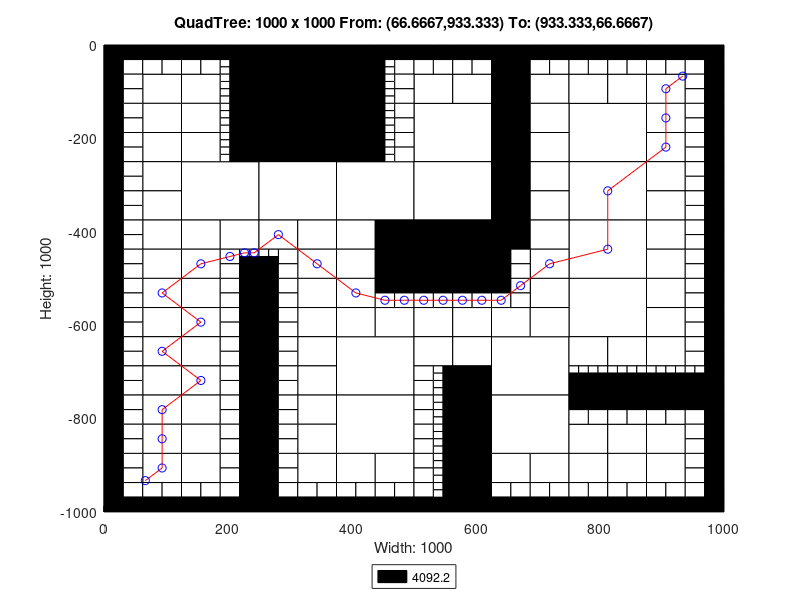

MATLAB code to generate this figure:
axis([0 1000 -1000 0]);
title('QuadTree: 1000 x 1000 From: (66.6667,933.333) To: (933.333,66.6667)');
xlabel('Width: 1000');
ylabel('Height: 1000');
rectangle('Position',[250 -125 125 125], 'FaceColor',[0 0 0]);
rectangle('Position',[250 -250 125 125], 'FaceColor',[0 0 0]);
rectangle('Position',[125 -375 125 125], 'FaceColor',[1 1 1]);
rectangle('Position',[250 -375 125 125], 'FaceColor',[1 1 1]);
rectangle('Position',[375 -375 125 125], 'FaceColor',[1 1 1]);
rectangle('Position',[500 -250 125 125], 'FaceColor',[1 1 1]);
rectangle('Position',[750 -250 125 125], 'FaceColor',[1 1 1]);
rectangle('Position',[500 -375 125 125], 'FaceColor',[1 1 1]);
rectangle('Position',[500 -500 125 125], 'FaceColor',[0 0 0]);
rectangle('Position',[750 -375 125 125], 'FaceColor',[1 1 1]);
rectangle('Position',[750 -500 125 125], 'FaceColor',[1 1 1]);
rectangle('Position',[375 -750 125 125], 'FaceColor',[1 1 1]);
rectangle('Position',[375 -875 125 125], 'FaceColor',[1 1 1]);
rectangle('Position',[625 -750 125 125], 'FaceColor',[1 1 1]);
rectangle('Position',[750 -625 125 125], 'FaceColor',[1 1 1]);
rectangle('Position',[625 -875 125 125], 'FaceColor',[1 1 1]);
rectangle('Position',[62.5 -125 62.5 62.5], 'FaceColor',[1 1 1]);
rectangle('Position',[125 -125 62.5 62.5], 'FaceColor',[1 1 1]);
rectangle('Position',[62.5 -187.5 62.5 62.5], 'FaceColor',[1 1 1]);
rectangle('Position',[62.5 -250 62.5 62.5], 'FaceColor',[1 1 1]);
rectangle('Position',[125 -187.5 62.5 62.5], 'FaceColor',[1 1 1]);
rectangle('Position',[125 -250 62.5 62.5], 'FaceColor',[1 1 1]);
rectangle('Position',[375 -62.5 62.5 62.5], 'FaceColor',[0 0 0]);
rectangle('Position',[375 -125 62.5 62.5], 'FaceColor',[0 0 0]);
rectangle('Position',[375 -187.5 62.5 62.5], 'FaceColor',[0 0 0]);
rectangle('Position',[375 -250 62.5 62.5], 'FaceColor',[0 0 0]);
rectangle('Position',[62.5 -312.5 62.5 62.5], 'FaceColor',[1 1 1]);
rectangle('Position',[62.5 -375 62.5 62.5], 'FaceColor',[1 1 1]);
rectangle('Position',[62.5 -437.5 62.5 62.5], 'FaceColor',[1 1 1]);
rectangle('Position',[62.5 -500 62.5 62.5], 'FaceColor',[1 1 1]);
rectangle('Position',[125 -437.5 62.5 62.5], 'FaceColor',[1 1 1]);
rectangle('Position',[187.5 -437.5 62.5 62.5], 'FaceColor',[1 1 1]);
rectangle('Position',[125 -500 62.5 62.5], 'FaceColor',[1 1 1]);
rectangle('Position',[250 -437.5 62.5 62.5], 'FaceColor',[1 1 1]);
rectangle('Position',[312.5 -437.5 62.5 62.5], 'FaceColor',[1 1 1]);
rectangle('Position',[312.5 -500 62.5 62.5], 'FaceColor',[1 1 1]);
rectangle('Position',[375 -437.5 62.5 62.5], 'FaceColor',[1 1 1]);
rectangle('Position',[437.5 -437.5 62.5 62.5], 'FaceColor',[0 0 0]);
rectangle('Position',[375 -500 62.5 62.5], 'FaceColor',[1 1 1]);
rectangle('Position',[437.5 -500 62.5 62.5], 'FaceColor',[0 0 0]);
rectangle('Position',[500 -125 62.5 62.5], 'FaceColor',[1 1 1]);
rectangle('Position',[562.5 -125 62.5 62.5], 'FaceColor',[1 1 1]);
rectangle('Position',[625 -62.5 62.5 62.5], 'FaceColor',[0 0 0]);
rectangle('Position',[625 -125 62.5 62.5], 'FaceColor',[0 0 0]);
rectangle('Position',[687.5 -125 62.5 62.5], 'FaceColor',[1 1 1]);
rectangle('Position',[625 -187.5 62.5 62.5], 'FaceColor',[0 0 0]);
rectangle('Position',[687.5 -187.5 62.5 62.5], 'FaceColor',[1 1 1]);
rectangle('Position',[625 -250 62.5 62.5], 'FaceColor',[0 0 0]);
rectangle('Position',[687.5 -250 62.5 62.5], 'FaceColor',[1 1 1]);
rectangle('Position',[750 -125 62.5 62.5], 'FaceColor',[1 1 1]);
rectangle('Position',[812.5 -125 62.5 62.5], 'FaceColor',[1 1 1]);
rectangle('Position',[875 -125 62.5 62.5], 'FaceColor',[1 1 1]);
rectangle('Position',[875 -187.5 62.5 62.5], 'FaceColor',[1 1 1]);
rectangle('Position',[875 -250 62.5 62.5], 'FaceColor',[1 1 1]);
rectangle('Position',[625 -312.5 62.5 62.5], 'FaceColor',[0 0 0]);
rectangle('Position',[687.5 -312.5 62.5 62.5], 'FaceColor',[1 1 1]);
rectangle('Position',[625 -375 62.5 62.5], 'FaceColor',[0 0 0]);
rectangle('Position',[687.5 -375 62.5 62.5], 'FaceColor',[1 1 1]);
rectangle('Position',[625 -437.5 62.5 62.5], 'FaceColor',[0 0 0]);
rectangle('Position',[687.5 -437.5 62.5 62.5], 'FaceColor',[1 1 1]);
rectangle('Position',[687.5 -500 62.5 62.5], 'FaceColor',[1 1 1]);
rectangle('Position',[875 -312.5 62.5 62.5], 'FaceColor',[1 1 1]);
rectangle('Position',[875 -375 62.5 62.5], 'FaceColor',[1 1 1]);
rectangle('Position',[875 -437.5 62.5 62.5], 'FaceColor',[1 1 1]);
rectangle('Position',[875 -500 62.5 62.5], 'FaceColor',[1 1 1]);
rectangle('Position',[62.5 -562.5 62.5 62.5], 'FaceColor',[1 1 1]);
rectangle('Position',[62.5 -625 62.5 62.5], 'FaceColor',[1 1 1]);
rectangle('Position',[125 -562.5 62.5 62.5], 'FaceColor',[1 1 1]);
rectangle('Position',[125 -625 62.5 62.5], 'FaceColor',[1 1 1]);
rectangle('Position',[62.5 -687.5 62.5 62.5], 'FaceColor',[1 1 1]);
rectangle('Position',[62.5 -750 62.5 62.5], 'FaceColor',[1 1 1]);
rectangle('Position',[125 -687.5 62.5 62.5], 'FaceColor',[1 1 1]);
rectangle('Position',[125 -750 62.5 62.5], 'FaceColor',[1 1 1]);
rectangle('Position',[312.5 -562.5 62.5 62.5], 'FaceColor',[1 1 1]);
rectangle('Position',[312.5 -625 62.5 62.5], 'FaceColor',[1 1 1]);
rectangle('Position',[375 -562.5 62.5 62.5], 'FaceColor',[1 1 1]);
rectangle('Position',[375 -625 62.5 62.5], 'FaceColor',[1 1 1]);
rectangle('Position',[437.5 -625 62.5 62.5], 'FaceColor',[1 1 1]);
rectangle('Position',[312.5 -687.5 62.5 62.5], 'FaceColor',[1 1 1]);
rectangle('Position',[312.5 -750 62.5 62.5], 'FaceColor',[1 1 1]);
rectangle('Position',[62.5 -812.5 62.5 62.5], 'FaceColor',[1 1 1]);
rectangle('Position',[62.5 -875 62.5 62.5], 'FaceColor',[1 1 1]);
rectangle('Position',[125 -812.5 62.5 62.5], 'FaceColor',[1 1 1]);
rectangle('Position',[125 -875 62.5 62.5], 'FaceColor',[1 1 1]);
rectangle('Position',[62.5 -937.5 62.5 62.5], 'FaceColor',[1 1 1]);
rectangle('Position',[125 -937.5 62.5 62.5], 'FaceColor',[1 1 1]);
rectangle('Position',[312.5 -812.5 62.5 62.5], 'FaceColor',[1 1 1]);
rectangle('Position',[312.5 -875 62.5 62.5], 'FaceColor',[1 1 1]);
rectangle('Position',[312.5 -937.5 62.5 62.5], 'FaceColor',[1 1 1]);
rectangle('Position',[375 -937.5 62.5 62.5], 'FaceColor',[1 1 1]);
rectangle('Position',[437.5 -937.5 62.5 62.5], 'FaceColor',[1 1 1]);
rectangle('Position',[500 -625 62.5 62.5], 'FaceColor',[1 1 1]);
rectangle('Position',[562.5 -625 62.5 62.5], 'FaceColor',[1 1 1]);
rectangle('Position',[687.5 -562.5 62.5 62.5], 'FaceColor',[1 1 1]);
rectangle('Position',[625 -625 62.5 62.5], 'FaceColor',[1 1 1]);
rectangle('Position',[687.5 -625 62.5 62.5], 'FaceColor',[1 1 1]);
rectangle('Position',[500 -687.5 62.5 62.5], 'FaceColor',[1 1 1]);
rectangle('Position',[562.5 -687.5 62.5 62.5], 'FaceColor',[1 1 1]);
rectangle('Position',[562.5 -750 62.5 62.5], 'FaceColor',[0 0 0]);
rectangle('Position',[875 -562.5 62.5 62.5], 'FaceColor',[1 1 1]);
rectangle('Position',[875 -625 62.5 62.5], 'FaceColor',[1 1 1]);
rectangle('Position',[750 -687.5 62.5 62.5], 'FaceColor',[1 1 1]);
rectangle('Position',[812.5 -687.5 62.5 62.5], 'FaceColor',[1 1 1]);
rectangle('Position',[875 -687.5 62.5 62.5], 'FaceColor',[1 1 1]);
rectangle('Position',[562.5 -812.5 62.5 62.5], 'FaceColor',[0 0 0]);
rectangle('Position',[562.5 -875 62.5 62.5], 'FaceColor',[0 0 0]);
rectangle('Position',[562.5 -937.5 62.5 62.5], 'FaceColor',[0 0 0]);
rectangle('Position',[562.5 -1000 62.5 62.5], 'FaceColor',[0 0 0]);
rectangle('Position',[625 -937.5 62.5 62.5], 'FaceColor',[1 1 1]);
rectangle('Position',[687.5 -937.5 62.5 62.5], 'FaceColor',[1 1 1]);
rectangle('Position',[750 -875 62.5 62.5], 'FaceColor',[1 1 1]);
rectangle('Position',[812.5 -875 62.5 62.5], 'FaceColor',[1 1 1]);
rectangle('Position',[875 -875 62.5 62.5], 'FaceColor',[1 1 1]);
rectangle('Position',[750 -937.5 62.5 62.5], 'FaceColor',[1 1 1]);
rectangle('Position',[812.5 -937.5 62.5 62.5], 'FaceColor',[1 1 1]);
rectangle('Position',[875 -937.5 62.5 62.5], 'FaceColor',[1 1 1]);
rectangle('Position',[0 -31.25 31.25 31.25], 'FaceColor',[0 0 0]);
rectangle('Position',[31.25 -31.25 31.25 31.25], 'FaceColor',[0 0 0]);
rectangle('Position',[0 -62.5 31.25 31.25], 'FaceColor',[0 0 0]);
rectangle('Position',[31.25 -62.5 31.25 31.25], 'FaceColor',[1 1 1]);
rectangle('Position',[62.5 -31.25 31.25 31.25], 'FaceColor',[0 0 0]);
rectangle('Position',[93.75 -31.25 31.25 31.25], 'FaceColor',[0 0 0]);
rectangle('Position',[62.5 -62.5 31.25 31.25], 'FaceColor',[1 1 1]);
rectangle('Position',[93.75 -62.5 31.25 31.25], 'FaceColor',[1 1 1]);
rectangle('Position',[0 -93.75 31.25 31.25], 'FaceColor',[0 0 0]);
rectangle('Position',[31.25 -93.75 31.25 31.25], 'FaceColor',[1 1 1]);
rectangle('Position',[0 -125 31.25 31.25], 'FaceColor',[0 0 0]);
rectangle('Position',[31.25 -125 31.25 31.25], 'FaceColor',[1 1 1]);
rectangle('Position',[125 -31.25 31.25 31.25], 'FaceColor',[0 0 0]);
rectangle('Position',[156.25 -31.25 31.25 31.25], 'FaceColor',[0 0 0]);
rectangle('Position',[125 -62.5 31.25 31.25], 'FaceColor',[1 1 1]);
rectangle('Position',[156.25 -62.5 31.25 31.25], 'FaceColor',[1 1 1]);
rectangle('Position',[187.5 -31.25 31.25 31.25], 'FaceColor',[0 0 0]);
rectangle('Position',[218.75 -31.25 31.25 31.25], 'FaceColor',[0 0 0]);
rectangle('Position',[218.75 -62.5 31.25 31.25], 'FaceColor',[0 0 0]);
rectangle('Position',[218.75 -93.75 31.25 31.25], 'FaceColor',[0 0 0]);
rectangle('Position',[218.75 -125 31.25 31.25], 'FaceColor',[0 0 0]);
rectangle('Position',[0 -156.25 31.25 31.25], 'FaceColor',[0 0 0]);
rectangle('Position',[31.25 -156.25 31.25 31.25], 'FaceColor',[1 1 1]);
rectangle('Position',[0 -187.5 31.25 31.25], 'FaceColor',[0 0 0]);
rectangle('Position',[31.25 -187.5 31.25 31.25], 'FaceColor',[1 1 1]);
rectangle('Position',[0 -218.75 31.25 31.25], 'FaceColor',[0 0 0]);
rectangle('Position',[31.25 -218.75 31.25 31.25], 'FaceColor',[1 1 1]);
rectangle('Position',[0 -250 31.25 31.25], 'FaceColor',[0 0 0]);
rectangle('Position',[31.25 -250 31.25 31.25], 'FaceColor',[1 1 1]);
rectangle('Position',[218.75 -156.25 31.25 31.25], 'FaceColor',[0 0 0]);
rectangle('Position',[218.75 -187.5 31.25 31.25], 'FaceColor',[0 0 0]);
rectangle('Position',[218.75 -218.75 31.25 31.25], 'FaceColor',[0 0 0]);
rectangle('Position',[218.75 -250 31.25 31.25], 'FaceColor',[0 0 0]);
rectangle('Position',[437.5 -31.25 31.25 31.25], 'FaceColor',[0 0 0]);
rectangle('Position',[468.75 -31.25 31.25 31.25], 'FaceColor',[0 0 0]);
rectangle('Position',[468.75 -62.5 31.25 31.25], 'FaceColor',[1 1 1]);
rectangle('Position',[468.75 -93.75 31.25 31.25], 'FaceColor',[1 1 1]);
rectangle('Position',[468.75 -125 31.25 31.25], 'FaceColor',[1 1 1]);
rectangle('Position',[468.75 -156.25 31.25 31.25], 'FaceColor',[1 1 1]);
rectangle('Position',[468.75 -187.5 31.25 31.25], 'FaceColor',[1 1 1]);
rectangle('Position',[468.75 -218.75 31.25 31.25], 'FaceColor',[1 1 1]);
rectangle('Position',[468.75 -250 31.25 31.25], 'FaceColor',[1 1 1]);
rectangle('Position',[0 -281.25 31.25 31.25], 'FaceColor',[0 0 0]);
rectangle('Position',[31.25 -281.25 31.25 31.25], 'FaceColor',[1 1 1]);
rectangle('Position',[0 -312.5 31.25 31.25], 'FaceColor',[0 0 0]);
rectangle('Position',[31.25 -312.5 31.25 31.25], 'FaceColor',[1 1 1]);
rectangle('Position',[0 -343.75 31.25 31.25], 'FaceColor',[0 0 0]);
rectangle('Position',[31.25 -343.75 31.25 31.25], 'FaceColor',[1 1 1]);
rectangle('Position',[0 -375 31.25 31.25], 'FaceColor',[0 0 0]);
rectangle('Position',[31.25 -375 31.25 31.25], 'FaceColor',[1 1 1]);
rectangle('Position',[0 -406.25 31.25 31.25], 'FaceColor',[0 0 0]);
rectangle('Position',[31.25 -406.25 31.25 31.25], 'FaceColor',[1 1 1]);
rectangle('Position',[0 -437.5 31.25 31.25], 'FaceColor',[0 0 0]);
rectangle('Position',[31.25 -437.5 31.25 31.25], 'FaceColor',[1 1 1]);
rectangle('Position',[0 -468.75 31.25 31.25], 'FaceColor',[0 0 0]);
rectangle('Position',[31.25 -468.75 31.25 31.25], 'FaceColor',[1 1 1]);
rectangle('Position',[0 -500 31.25 31.25], 'FaceColor',[0 0 0]);
rectangle('Position',[31.25 -500 31.25 31.25], 'FaceColor',[1 1 1]);
rectangle('Position',[187.5 -468.75 31.25 31.25], 'FaceColor',[1 1 1]);
rectangle('Position',[187.5 -500 31.25 31.25], 'FaceColor',[1 1 1]);
rectangle('Position',[218.75 -500 31.25 31.25], 'FaceColor',[0 0 0]);
rectangle('Position',[281.25 -468.75 31.25 31.25], 'FaceColor',[1 1 1]);
rectangle('Position',[250 -500 31.25 31.25], 'FaceColor',[0 0 0]);
rectangle('Position',[281.25 -500 31.25 31.25], 'FaceColor',[1 1 1]);
rectangle('Position',[500 -31.25 31.25 31.25], 'FaceColor',[0 0 0]);
rectangle('Position',[531.25 -31.25 31.25 31.25], 'FaceColor',[0 0 0]);
rectangle('Position',[500 -62.5 31.25 31.25], 'FaceColor',[1 1 1]);
rectangle('Position',[531.25 -62.5 31.25 31.25], 'FaceColor',[1 1 1]);
rectangle('Position',[562.5 -31.25 31.25 31.25], 'FaceColor',[0 0 0]);
rectangle('Position',[593.75 -31.25 31.25 31.25], 'FaceColor',[0 0 0]);
rectangle('Position',[562.5 -62.5 31.25 31.25], 'FaceColor',[1 1 1]);
rectangle('Position',[593.75 -62.5 31.25 31.25], 'FaceColor',[1 1 1]);
rectangle('Position',[687.5 -31.25 31.25 31.25], 'FaceColor',[0 0 0]);
rectangle('Position',[718.75 -31.25 31.25 31.25], 'FaceColor',[0 0 0]);
rectangle('Position',[687.5 -62.5 31.25 31.25], 'FaceColor',[1 1 1]);
rectangle('Position',[718.75 -62.5 31.25 31.25], 'FaceColor',[1 1 1]);
rectangle('Position',[750 -31.25 31.25 31.25], 'FaceColor',[0 0 0]);
rectangle('Position',[781.25 -31.25 31.25 31.25], 'FaceColor',[0 0 0]);
rectangle('Position',[750 -62.5 31.25 31.25], 'FaceColor',[1 1 1]);
rectangle('Position',[781.25 -62.5 31.25 31.25], 'FaceColor',[1 1 1]);
rectangle('Position',[812.5 -31.25 31.25 31.25], 'FaceColor',[0 0 0]);
rectangle('Position',[843.75 -31.25 31.25 31.25], 'FaceColor',[0 0 0]);
rectangle('Position',[812.5 -62.5 31.25 31.25], 'FaceColor',[1 1 1]);
rectangle('Position',[843.75 -62.5 31.25 31.25], 'FaceColor',[1 1 1]);
rectangle('Position',[875 -31.25 31.25 31.25], 'FaceColor',[0 0 0]);
rectangle('Position',[906.25 -31.25 31.25 31.25], 'FaceColor',[0 0 0]);
rectangle('Position',[875 -62.5 31.25 31.25], 'FaceColor',[1 1 1]);
rectangle('Position',[906.25 -62.5 31.25 31.25], 'FaceColor',[1 1 1]);
rectangle('Position',[937.5 -31.25 31.25 31.25], 'FaceColor',[0 0 0]);
rectangle('Position',[968.75 -31.25 31.25 31.25], 'FaceColor',[0 0 0]);
rectangle('Position',[937.5 -62.5 31.25 31.25], 'FaceColor',[1 1 1]);
rectangle('Position',[968.75 -62.5 31.25 31.25], 'FaceColor',[0 0 0]);
rectangle('Position',[937.5 -93.75 31.25 31.25], 'FaceColor',[1 1 1]);
rectangle('Position',[968.75 -93.75 31.25 31.25], 'FaceColor',[0 0 0]);
rectangle('Position',[937.5 -125 31.25 31.25], 'FaceColor',[1 1 1]);
rectangle('Position',[968.75 -125 31.25 31.25], 'FaceColor',[0 0 0]);
rectangle('Position',[937.5 -156.25 31.25 31.25], 'FaceColor',[1 1 1]);
rectangle('Position',[968.75 -156.25 31.25 31.25], 'FaceColor',[0 0 0]);
rectangle('Position',[937.5 -187.5 31.25 31.25], 'FaceColor',[1 1 1]);
rectangle('Position',[968.75 -187.5 31.25 31.25], 'FaceColor',[0 0 0]);
rectangle('Position',[937.5 -218.75 31.25 31.25], 'FaceColor',[1 1 1]);
rectangle('Position',[968.75 -218.75 31.25 31.25], 'FaceColor',[0 0 0]);
rectangle('Position',[937.5 -250 31.25 31.25], 'FaceColor',[1 1 1]);
rectangle('Position',[968.75 -250 31.25 31.25], 'FaceColor',[0 0 0]);
rectangle('Position',[625 -468.75 31.25 31.25], 'FaceColor',[0 0 0]);
rectangle('Position',[656.25 -468.75 31.25 31.25], 'FaceColor',[1 1 1]);
rectangle('Position',[625 -500 31.25 31.25], 'FaceColor',[0 0 0]);
rectangle('Position',[656.25 -500 31.25 31.25], 'FaceColor',[1 1 1]);
rectangle('Position',[937.5 -281.25 31.25 31.25], 'FaceColor',[1 1 1]);
rectangle('Position',[968.75 -281.25 31.25 31.25], 'FaceColor',[0 0 0]);
rectangle('Position',[937.5 -312.5 31.25 31.25], 'FaceColor',[1 1 1]);
rectangle('Position',[968.75 -312.5 31.25 31.25], 'FaceColor',[0 0 0]);
rectangle('Position',[937.5 -343.75 31.25 31.25], 'FaceColor',[1 1 1]);
rectangle('Position',[968.75 -343.75 31.25 31.25], 'FaceColor',[0 0 0]);
rectangle('Position',[937.5 -375 31.25 31.25], 'FaceColor',[1 1 1]);
rectangle('Position',[968.75 -375 31.25 31.25], 'FaceColor',[0 0 0]);
rectangle('Position',[937.5 -406.25 31.25 31.25], 'FaceColor',[1 1 1]);
rectangle('Position',[968.75 -406.25 31.25 31.25], 'FaceColor',[0 0 0]);
rectangle('Position',[937.5 -437.5 31.25 31.25], 'FaceColor',[1 1 1]);
rectangle('Position',[968.75 -437.5 31.25 31.25], 'FaceColor',[0 0 0]);
rectangle('Position',[937.5 -468.75 31.25 31.25], 'FaceColor',[1 1 1]);
rectangle('Position',[968.75 -468.75 31.25 31.25], 'FaceColor',[0 0 0]);
rectangle('Position',[937.5 -500 31.25 31.25], 'FaceColor',[1 1 1]);
rectangle('Position',[968.75 -500 31.25 31.25], 'FaceColor',[0 0 0]);
rectangle('Position',[0 -531.25 31.25 31.25], 'FaceColor',[0 0 0]);
rectangle('Position',[31.25 -531.25 31.25 31.25], 'FaceColor',[1 1 1]);
rectangle('Position',[0 -562.5 31.25 31.25], 'FaceColor',[0 0 0]);
rectangle('Position',[31.25 -562.5 31.25 31.25], 'FaceColor',[1 1 1]);
rectangle('Position',[0 -593.75 31.25 31.25], 'FaceColor',[0 0 0]);
rectangle('Position',[31.25 -593.75 31.25 31.25], 'FaceColor',[1 1 1]);
rectangle('Position',[0 -625 31.25 31.25], 'FaceColor',[0 0 0]);
rectangle('Position',[31.25 -625 31.25 31.25], 'FaceColor',[1 1 1]);
rectangle('Position',[187.5 -531.25 31.25 31.25], 'FaceColor',[1 1 1]);
rectangle('Position',[218.75 -531.25 31.25 31.25], 'FaceColor',[0 0 0]);
rectangle('Position',[187.5 -562.5 31.25 31.25], 'FaceColor',[1 1 1]);
rectangle('Position',[218.75 -562.5 31.25 31.25], 'FaceColor',[0 0 0]);
rectangle('Position',[187.5 -593.75 31.25 31.25], 'FaceColor',[1 1 1]);
rectangle('Position',[218.75 -593.75 31.25 31.25], 'FaceColor',[0 0 0]);
rectangle('Position',[187.5 -625 31.25 31.25], 'FaceColor',[1 1 1]);
rectangle('Position',[218.75 -625 31.25 31.25], 'FaceColor',[0 0 0]);
rectangle('Position',[0 -656.25 31.25 31.25], 'FaceColor',[0 0 0]);
rectangle('Position',[31.25 -656.25 31.25 31.25], 'FaceColor',[1 1 1]);
rectangle('Position',[0 -687.5 31.25 31.25], 'FaceColor',[0 0 0]);
rectangle('Position',[31.25 -687.5 31.25 31.25], 'FaceColor',[1 1 1]);
rectangle('Position',[0 -718.75 31.25 31.25], 'FaceColor',[0 0 0]);
rectangle('Position',[31.25 -718.75 31.25 31.25], 'FaceColor',[1 1 1]);
rectangle('Position',[0 -750 31.25 31.25], 'FaceColor',[0 0 0]);
rectangle('Position',[31.25 -750 31.25 31.25], 'FaceColor',[1 1 1]);
rectangle('Position',[187.5 -656.25 31.25 31.25], 'FaceColor',[1 1 1]);
rectangle('Position',[218.75 -656.25 31.25 31.25], 'FaceColor',[0 0 0]);
rectangle('Position',[187.5 -687.5 31.25 31.25], 'FaceColor',[1 1 1]);
rectangle('Position',[218.75 -687.5 31.25 31.25], 'FaceColor',[0 0 0]);
rectangle('Position',[187.5 -718.75 31.25 31.25], 'FaceColor',[1 1 1]);
rectangle('Position',[218.75 -718.75 31.25 31.25], 'FaceColor',[0 0 0]);
rectangle('Position',[187.5 -750 31.25 31.25], 'FaceColor',[1 1 1]);
rectangle('Position',[218.75 -750 31.25 31.25], 'FaceColor',[0 0 0]);
rectangle('Position',[250 -531.25 31.25 31.25], 'FaceColor',[0 0 0]);
rectangle('Position',[281.25 -531.25 31.25 31.25], 'FaceColor',[1 1 1]);
rectangle('Position',[250 -562.5 31.25 31.25], 'FaceColor',[0 0 0]);
rectangle('Position',[281.25 -562.5 31.25 31.25], 'FaceColor',[1 1 1]);
rectangle('Position',[250 -593.75 31.25 31.25], 'FaceColor',[0 0 0]);
rectangle('Position',[281.25 -593.75 31.25 31.25], 'FaceColor',[1 1 1]);
rectangle('Position',[250 -625 31.25 31.25], 'FaceColor',[0 0 0]);
rectangle('Position',[281.25 -625 31.25 31.25], 'FaceColor',[1 1 1]);
rectangle('Position',[437.5 -531.25 31.25 31.25], 'FaceColor',[0 0 0]);
rectangle('Position',[468.75 -531.25 31.25 31.25], 'FaceColor',[0 0 0]);
rectangle('Position',[437.5 -562.5 31.25 31.25], 'FaceColor',[1 1 1]);
rectangle('Position',[468.75 -562.5 31.25 31.25], 'FaceColor',[1 1 1]);
rectangle('Position',[250 -656.25 31.25 31.25], 'FaceColor',[0 0 0]);
rectangle('Position',[281.25 -656.25 31.25 31.25], 'FaceColor',[1 1 1]);
rectangle('Position',[250 -687.5 31.25 31.25], 'FaceColor',[0 0 0]);
rectangle('Position',[281.25 -687.5 31.25 31.25], 'FaceColor',[1 1 1]);
rectangle('Position',[250 -718.75 31.25 31.25], 'FaceColor',[0 0 0]);
rectangle('Position',[281.25 -718.75 31.25 31.25], 'FaceColor',[1 1 1]);
rectangle('Position',[250 -750 31.25 31.25], 'FaceColor',[0 0 0]);
rectangle('Position',[281.25 -750 31.25 31.25], 'FaceColor',[1 1 1]);
rectangle('Position',[0 -781.25 31.25 31.25], 'FaceColor',[0 0 0]);
rectangle('Position',[31.25 -781.25 31.25 31.25], 'FaceColor',[1 1 1]);
rectangle('Position',[0 -812.5 31.25 31.25], 'FaceColor',[0 0 0]);
rectangle('Position',[31.25 -812.5 31.25 31.25], 'FaceColor',[1 1 1]);
rectangle('Position',[0 -843.75 31.25 31.25], 'FaceColor',[0 0 0]);
rectangle('Position',[31.25 -843.75 31.25 31.25], 'FaceColor',[1 1 1]);
rectangle('Position',[0 -875 31.25 31.25], 'FaceColor',[0 0 0]);
rectangle('Position',[31.25 -875 31.25 31.25], 'FaceColor',[1 1 1]);
rectangle('Position',[187.5 -781.25 31.25 31.25], 'FaceColor',[1 1 1]);
rectangle('Position',[218.75 -781.25 31.25 31.25], 'FaceColor',[0 0 0]);
rectangle('Position',[187.5 -812.5 31.25 31.25], 'FaceColor',[1 1 1]);
rectangle('Position',[218.75 -812.5 31.25 31.25], 'FaceColor',[0 0 0]);
rectangle('Position',[187.5 -843.75 31.25 31.25], 'FaceColor',[1 1 1]);
rectangle('Position',[218.75 -843.75 31.25 31.25], 'FaceColor',[0 0 0]);
rectangle('Position',[187.5 -875 31.25 31.25], 'FaceColor',[1 1 1]);
rectangle('Position',[218.75 -875 31.25 31.25], 'FaceColor',[0 0 0]);
rectangle('Position',[0 -906.25 31.25 31.25], 'FaceColor',[0 0 0]);
rectangle('Position',[31.25 -906.25 31.25 31.25], 'FaceColor',[1 1 1]);
rectangle('Position',[0 -937.5 31.25 31.25], 'FaceColor',[0 0 0]);
rectangle('Position',[31.25 -937.5 31.25 31.25], 'FaceColor',[1 1 1]);
rectangle('Position',[0 -968.75 31.25 31.25], 'FaceColor',[0 0 0]);
rectangle('Position',[31.25 -968.75 31.25 31.25], 'FaceColor',[1 1 1]);
rectangle('Position',[0 -1000 31.25 31.25], 'FaceColor',[0 0 0]);
rectangle('Position',[31.25 -1000 31.25 31.25], 'FaceColor',[0 0 0]);
rectangle('Position',[62.5 -968.75 31.25 31.25], 'FaceColor',[1 1 1]);
rectangle('Position',[93.75 -968.75 31.25 31.25], 'FaceColor',[1 1 1]);
rectangle('Position',[62.5 -1000 31.25 31.25], 'FaceColor',[0 0 0]);
rectangle('Position',[93.75 -1000 31.25 31.25], 'FaceColor',[0 0 0]);
rectangle('Position',[187.5 -906.25 31.25 31.25], 'FaceColor',[1 1 1]);
rectangle('Position',[218.75 -906.25 31.25 31.25], 'FaceColor',[0 0 0]);
rectangle('Position',[187.5 -937.5 31.25 31.25], 'FaceColor',[1 1 1]);
rectangle('Position',[218.75 -937.5 31.25 31.25], 'FaceColor',[0 0 0]);
rectangle('Position',[125 -968.75 31.25 31.25], 'FaceColor',[1 1 1]);
rectangle('Position',[156.25 -968.75 31.25 31.25], 'FaceColor',[1 1 1]);
rectangle('Position',[125 -1000 31.25 31.25], 'FaceColor',[0 0 0]);
rectangle('Position',[156.25 -1000 31.25 31.25], 'FaceColor',[0 0 0]);
rectangle('Position',[187.5 -968.75 31.25 31.25], 'FaceColor',[1 1 1]);
rectangle('Position',[218.75 -968.75 31.25 31.25], 'FaceColor',[0 0 0]);
rectangle('Position',[187.5 -1000 31.25 31.25], 'FaceColor',[0 0 0]);
rectangle('Position',[218.75 -1000 31.25 31.25], 'FaceColor',[0 0 0]);
rectangle('Position',[250 -781.25 31.25 31.25], 'FaceColor',[0 0 0]);
rectangle('Position',[281.25 -781.25 31.25 31.25], 'FaceColor',[1 1 1]);
rectangle('Position',[250 -812.5 31.25 31.25], 'FaceColor',[0 0 0]);
rectangle('Position',[281.25 -812.5 31.25 31.25], 'FaceColor',[1 1 1]);
rectangle('Position',[250 -843.75 31.25 31.25], 'FaceColor',[0 0 0]);
rectangle('Position',[281.25 -843.75 31.25 31.25], 'FaceColor',[1 1 1]);
rectangle('Position',[250 -875 31.25 31.25], 'FaceColor',[0 0 0]);
rectangle('Position',[281.25 -875 31.25 31.25], 'FaceColor',[1 1 1]);
rectangle('Position',[250 -906.25 31.25 31.25], 'FaceColor',[0 0 0]);
rectangle('Position',[281.25 -906.25 31.25 31.25], 'FaceColor',[1 1 1]);
rectangle('Position',[250 -937.5 31.25 31.25], 'FaceColor',[0 0 0]);
rectangle('Position',[281.25 -937.5 31.25 31.25], 'FaceColor',[1 1 1]);
rectangle('Position',[250 -968.75 31.25 31.25], 'FaceColor',[0 0 0]);
rectangle('Position',[281.25 -968.75 31.25 31.25], 'FaceColor',[1 1 1]);
rectangle('Position',[250 -1000 31.25 31.25], 'FaceColor',[0 0 0]);
rectangle('Position',[281.25 -1000 31.25 31.25], 'FaceColor',[0 0 0]);
rectangle('Position',[312.5 -968.75 31.25 31.25], 'FaceColor',[1 1 1]);
rectangle('Position',[343.75 -968.75 31.25 31.25], 'FaceColor',[1 1 1]);
rectangle('Position',[312.5 -1000 31.25 31.25], 'FaceColor',[0 0 0]);
rectangle('Position',[343.75 -1000 31.25 31.25], 'FaceColor',[0 0 0]);
rectangle('Position',[375 -968.75 31.25 31.25], 'FaceColor',[1 1 1]);
rectangle('Position',[406.25 -968.75 31.25 31.25], 'FaceColor',[1 1 1]);
rectangle('Position',[375 -1000 31.25 31.25], 'FaceColor',[0 0 0]);
rectangle('Position',[406.25 -1000 31.25 31.25], 'FaceColor',[0 0 0]);
rectangle('Position',[437.5 -968.75 31.25 31.25], 'FaceColor',[1 1 1]);
rectangle('Position',[468.75 -968.75 31.25 31.25], 'FaceColor',[1 1 1]);
rectangle('Position',[437.5 -1000 31.25 31.25], 'FaceColor',[0 0 0]);
rectangle('Position',[468.75 -1000 31.25 31.25], 'FaceColor',[0 0 0]);
rectangle('Position',[500 -531.25 31.25 31.25], 'FaceColor',[0 0 0]);
rectangle('Position',[531.25 -531.25 31.25 31.25], 'FaceColor',[0 0 0]);
rectangle('Position',[500 -562.5 31.25 31.25], 'FaceColor',[1 1 1]);
rectangle('Position',[531.25 -562.5 31.25 31.25], 'FaceColor',[1 1 1]);
rectangle('Position',[562.5 -531.25 31.25 31.25], 'FaceColor',[0 0 0]);
rectangle('Position',[593.75 -531.25 31.25 31.25], 'FaceColor',[0 0 0]);
rectangle('Position',[562.5 -562.5 31.25 31.25], 'FaceColor',[1 1 1]);
rectangle('Position',[593.75 -562.5 31.25 31.25], 'FaceColor',[1 1 1]);
rectangle('Position',[625 -531.25 31.25 31.25], 'FaceColor',[0 0 0]);
rectangle('Position',[656.25 -531.25 31.25 31.25], 'FaceColor',[1 1 1]);
rectangle('Position',[625 -562.5 31.25 31.25], 'FaceColor',[1 1 1]);
rectangle('Position',[656.25 -562.5 31.25 31.25], 'FaceColor',[1 1 1]);
rectangle('Position',[500 -718.75 31.25 31.25], 'FaceColor',[1 1 1]);
rectangle('Position',[500 -750 31.25 31.25], 'FaceColor',[1 1 1]);
rectangle('Position',[937.5 -531.25 31.25 31.25], 'FaceColor',[1 1 1]);
rectangle('Position',[968.75 -531.25 31.25 31.25], 'FaceColor',[0 0 0]);
rectangle('Position',[937.5 -562.5 31.25 31.25], 'FaceColor',[1 1 1]);
rectangle('Position',[968.75 -562.5 31.25 31.25], 'FaceColor',[0 0 0]);
rectangle('Position',[937.5 -593.75 31.25 31.25], 'FaceColor',[1 1 1]);
rectangle('Position',[968.75 -593.75 31.25 31.25], 'FaceColor',[0 0 0]);
rectangle('Position',[937.5 -625 31.25 31.25], 'FaceColor',[1 1 1]);
rectangle('Position',[968.75 -625 31.25 31.25], 'FaceColor',[0 0 0]);
rectangle('Position',[750 -750 31.25 31.25], 'FaceColor',[0 0 0]);
rectangle('Position',[781.25 -750 31.25 31.25], 'FaceColor',[0 0 0]);
rectangle('Position',[812.5 -750 31.25 31.25], 'FaceColor',[0 0 0]);
rectangle('Position',[843.75 -750 31.25 31.25], 'FaceColor',[0 0 0]);
rectangle('Position',[937.5 -656.25 31.25 31.25], 'FaceColor',[1 1 1]);
rectangle('Position',[968.75 -656.25 31.25 31.25], 'FaceColor',[0 0 0]);
rectangle('Position',[937.5 -687.5 31.25 31.25], 'FaceColor',[1 1 1]);
rectangle('Position',[968.75 -687.5 31.25 31.25], 'FaceColor',[0 0 0]);
rectangle('Position',[875 -750 31.25 31.25], 'FaceColor',[0 0 0]);
rectangle('Position',[906.25 -750 31.25 31.25], 'FaceColor',[0 0 0]);
rectangle('Position',[968.75 -718.75 31.25 31.25], 'FaceColor',[0 0 0]);
rectangle('Position',[937.5 -750 31.25 31.25], 'FaceColor',[0 0 0]);
rectangle('Position',[968.75 -750 31.25 31.25], 'FaceColor',[0 0 0]);
rectangle('Position',[500 -781.25 31.25 31.25], 'FaceColor',[1 1 1]);
rectangle('Position',[500 -812.5 31.25 31.25], 'FaceColor',[1 1 1]);
rectangle('Position',[500 -843.75 31.25 31.25], 'FaceColor',[1 1 1]);
rectangle('Position',[500 -875 31.25 31.25], 'FaceColor',[1 1 1]);
rectangle('Position',[500 -906.25 31.25 31.25], 'FaceColor',[1 1 1]);
rectangle('Position',[500 -937.5 31.25 31.25], 'FaceColor',[1 1 1]);
rectangle('Position',[500 -968.75 31.25 31.25], 'FaceColor',[1 1 1]);
rectangle('Position',[500 -1000 31.25 31.25], 'FaceColor',[0 0 0]);
rectangle('Position',[531.25 -1000 31.25 31.25], 'FaceColor',[0 0 0]);
rectangle('Position',[625 -968.75 31.25 31.25], 'FaceColor',[1 1 1]);
rectangle('Position',[656.25 -968.75 31.25 31.25], 'FaceColor',[1 1 1]);
rectangle('Position',[625 -1000 31.25 31.25], 'FaceColor',[0 0 0]);
rectangle('Position',[656.25 -1000 31.25 31.25], 'FaceColor',[0 0 0]);
rectangle('Position',[687.5 -968.75 31.25 31.25], 'FaceColor',[1 1 1]);
rectangle('Position',[718.75 -968.75 31.25 31.25], 'FaceColor',[1 1 1]);
rectangle('Position',[687.5 -1000 31.25 31.25], 'FaceColor',[0 0 0]);
rectangle('Position',[718.75 -1000 31.25 31.25], 'FaceColor',[0 0 0]);
rectangle('Position',[750 -781.25 31.25 31.25], 'FaceColor',[0 0 0]);
rectangle('Position',[781.25 -781.25 31.25 31.25], 'FaceColor',[0 0 0]);
rectangle('Position',[750 -812.5 31.25 31.25], 'FaceColor',[1 1 1]);
rectangle('Position',[781.25 -812.5 31.25 31.25], 'FaceColor',[1 1 1]);
rectangle('Position',[812.5 -781.25 31.25 31.25], 'FaceColor',[0 0 0]);
rectangle('Position',[843.75 -781.25 31.25 31.25], 'FaceColor',[0 0 0]);
rectangle('Position',[812.5 -812.5 31.25 31.25], 'FaceColor',[1 1 1]);
rectangle('Position',[843.75 -812.5 31.25 31.25], 'FaceColor',[1 1 1]);
rectangle('Position',[875 -781.25 31.25 31.25], 'FaceColor',[0 0 0]);
rectangle('Position',[906.25 -781.25 31.25 31.25], 'FaceColor',[0 0 0]);
rectangle('Position',[875 -812.5 31.25 31.25], 'FaceColor',[1 1 1]);
rectangle('Position',[906.25 -812.5 31.25 31.25], 'FaceColor',[1 1 1]);
rectangle('Position',[937.5 -781.25 31.25 31.25], 'FaceColor',[0 0 0]);
rectangle('Position',[968.75 -781.25 31.25 31.25], 'FaceColor',[0 0 0]);
rectangle('Position',[937.5 -812.5 31.25 31.25], 'FaceColor',[1 1 1]);
rectangle('Position',[968.75 -812.5 31.25 31.25], 'FaceColor',[0 0 0]);
rectangle('Position',[937.5 -843.75 31.25 31.25], 'FaceColor',[1 1 1]);
rectangle('Position',[968.75 -843.75 31.25 31.25], 'FaceColor',[0 0 0]);
rectangle('Position',[937.5 -875 31.25 31.25], 'FaceColor',[1 1 1]);
rectangle('Position',[968.75 -875 31.25 31.25], 'FaceColor',[0 0 0]);
rectangle('Position',[750 -968.75 31.25 31.25], 'FaceColor',[1 1 1]);
rectangle('Position',[781.25 -968.75 31.25 31.25], 'FaceColor',[1 1 1]);
rectangle('Position',[750 -1000 31.25 31.25], 'FaceColor',[0 0 0]);
rectangle('Position',[781.25 -1000 31.25 31.25], 'FaceColor',[0 0 0]);
rectangle('Position',[812.5 -968.75 31.25 31.25], 'FaceColor',[1 1 1]);
rectangle('Position',[843.75 -968.75 31.25 31.25], 'FaceColor',[1 1 1]);
rectangle('Position',[812.5 -1000 31.25 31.25], 'FaceColor',[0 0 0]);
rectangle('Position',[843.75 -1000 31.25 31.25], 'FaceColor',[0 0 0]);
rectangle('Position',[937.5 -906.25 31.25 31.25], 'FaceColor',[1 1 1]);
rectangle('Position',[968.75 -906.25 31.25 31.25], 'FaceColor',[0 0 0]);
rectangle('Position',[937.5 -937.5 31.25 31.25], 'FaceColor',[1 1 1]);
rectangle('Position',[968.75 -937.5 31.25 31.25], 'FaceColor',[0 0 0]);
rectangle('Position',[875 -968.75 31.25 31.25], 'FaceColor',[1 1 1]);
rectangle('Position',[906.25 -968.75 31.25 31.25], 'FaceColor',[1 1 1]);
rectangle('Position',[875 -1000 31.25 31.25], 'FaceColor',[0 0 0]);
rectangle('Position',[906.25 -1000 31.25 31.25], 'FaceColor',[0 0 0]);
rectangle('Position',[937.5 -968.75 31.25 31.25], 'FaceColor',[1 1 1]);
rectangle('Position',[968.75 -968.75 31.25 31.25], 'FaceColor',[0 0 0]);
rectangle('Position',[937.5 -1000 31.25 31.25], 'FaceColor',[0 0 0]);
rectangle('Position',[968.75 -1000 31.25 31.25], 'FaceColor',[0 0 0]);
rectangle('Position',[187.5 -46.875 15.625 15.625], 'FaceColor',[1 1 1]);
rectangle('Position',[203.125 -46.875 15.625 15.625], 'FaceColor',[0 0 0]);
rectangle('Position',[187.5 -62.5 15.625 15.625], 'FaceColor',[1 1 1]);
rectangle('Position',[203.125 -62.5 15.625 15.625], 'FaceColor',[0 0 0]);
rectangle('Position',[187.5 -78.125 15.625 15.625], 'FaceColor',[1 1 1]);
rectangle('Position',[203.125 -78.125 15.625 15.625], 'FaceColor',[0 0 0]);
rectangle('Position',[187.5 -93.75 15.625 15.625], 'FaceColor',[1 1 1]);
rectangle('Position',[203.125 -93.75 15.625 15.625], 'FaceColor',[0 0 0]);
rectangle('Position',[187.5 -109.375 15.625 15.625], 'FaceColor',[1 1 1]);
rectangle('Position',[203.125 -109.375 15.625 15.625], 'FaceColor',[0 0 0]);
rectangle('Position',[187.5 -125 15.625 15.625], 'FaceColor',[1 1 1]);
rectangle('Position',[203.125 -125 15.625 15.625], 'FaceColor',[0 0 0]);
rectangle('Position',[187.5 -140.625 15.625 15.625], 'FaceColor',[1 1 1]);
rectangle('Position',[203.125 -140.625 15.625 15.625], 'FaceColor',[0 0 0]);
rectangle('Position',[187.5 -156.25 15.625 15.625], 'FaceColor',[1 1 1]);
rectangle('Position',[203.125 -156.25 15.625 15.625], 'FaceColor',[0 0 0]);
rectangle('Position',[187.5 -171.875 15.625 15.625], 'FaceColor',[1 1 1]);
rectangle('Position',[203.125 -171.875 15.625 15.625], 'FaceColor',[0 0 0]);
rectangle('Position',[187.5 -187.5 15.625 15.625], 'FaceColor',[1 1 1]);
rectangle('Position',[203.125 -187.5 15.625 15.625], 'FaceColor',[0 0 0]);
rectangle('Position',[187.5 -203.125 15.625 15.625], 'FaceColor',[1 1 1]);
rectangle('Position',[203.125 -203.125 15.625 15.625], 'FaceColor',[0 0 0]);
rectangle('Position',[187.5 -218.75 15.625 15.625], 'FaceColor',[1 1 1]);
rectangle('Position',[203.125 -218.75 15.625 15.625], 'FaceColor',[0 0 0]);
rectangle('Position',[187.5 -234.375 15.625 15.625], 'FaceColor',[1 1 1]);
rectangle('Position',[203.125 -234.375 15.625 15.625], 'FaceColor',[0 0 0]);
rectangle('Position',[187.5 -250 15.625 15.625], 'FaceColor',[1 1 1]);
rectangle('Position',[203.125 -250 15.625 15.625], 'FaceColor',[0 0 0]);
rectangle('Position',[437.5 -46.875 15.625 15.625], 'FaceColor',[0 0 0]);
rectangle('Position',[453.125 -46.875 15.625 15.625], 'FaceColor',[1 1 1]);
rectangle('Position',[437.5 -62.5 15.625 15.625], 'FaceColor',[0 0 0]);
rectangle('Position',[453.125 -62.5 15.625 15.625], 'FaceColor',[1 1 1]);
rectangle('Position',[437.5 -78.125 15.625 15.625], 'FaceColor',[0 0 0]);
rectangle('Position',[453.125 -78.125 15.625 15.625], 'FaceColor',[1 1 1]);
rectangle('Position',[437.5 -93.75 15.625 15.625], 'FaceColor',[0 0 0]);
rectangle('Position',[453.125 -93.75 15.625 15.625], 'FaceColor',[1 1 1]);
rectangle('Position',[437.5 -109.375 15.625 15.625], 'FaceColor',[0 0 0]);
rectangle('Position',[453.125 -109.375 15.625 15.625], 'FaceColor',[1 1 1]);
rectangle('Position',[437.5 -125 15.625 15.625], 'FaceColor',[0 0 0]);
rectangle('Position',[453.125 -125 15.625 15.625], 'FaceColor',[1 1 1]);
rectangle('Position',[437.5 -140.625 15.625 15.625], 'FaceColor',[0 0 0]);
rectangle('Position',[453.125 -140.625 15.625 15.625], 'FaceColor',[1 1 1]);
rectangle('Position',[437.5 -156.25 15.625 15.625], 'FaceColor',[0 0 0]);
rectangle('Position',[453.125 -156.25 15.625 15.625], 'FaceColor',[1 1 1]);
rectangle('Position',[437.5 -171.875 15.625 15.625], 'FaceColor',[0 0 0]);
rectangle('Position',[453.125 -171.875 15.625 15.625], 'FaceColor',[1 1 1]);
rectangle('Position',[437.5 -187.5 15.625 15.625], 'FaceColor',[0 0 0]);
rectangle('Position',[453.125 -187.5 15.625 15.625], 'FaceColor',[1 1 1]);
rectangle('Position',[437.5 -203.125 15.625 15.625], 'FaceColor',[0 0 0]);
rectangle('Position',[453.125 -203.125 15.625 15.625], 'FaceColor',[1 1 1]);
rectangle('Position',[437.5 -218.75 15.625 15.625], 'FaceColor',[0 0 0]);
rectangle('Position',[453.125 -218.75 15.625 15.625], 'FaceColor',[1 1 1]);
rectangle('Position',[437.5 -234.375 15.625 15.625], 'FaceColor',[0 0 0]);
rectangle('Position',[453.125 -234.375 15.625 15.625], 'FaceColor',[1 1 1]);
rectangle('Position',[437.5 -250 15.625 15.625], 'FaceColor',[0 0 0]);
rectangle('Position',[453.125 -250 15.625 15.625], 'FaceColor',[1 1 1]);
rectangle('Position',[218.75 -453.125 15.625 15.625], 'FaceColor',[1 1 1]);
rectangle('Position',[234.375 -453.125 15.625 15.625], 'FaceColor',[1 1 1]);
rectangle('Position',[218.75 -468.75 15.625 15.625], 'FaceColor',[0 0 0]);
rectangle('Position',[234.375 -468.75 15.625 15.625], 'FaceColor',[0 0 0]);
rectangle('Position',[250 -453.125 15.625 15.625], 'FaceColor',[1 1 1]);
rectangle('Position',[265.625 -453.125 15.625 15.625], 'FaceColor',[1 1 1]);
rectangle('Position',[250 -468.75 15.625 15.625], 'FaceColor',[0 0 0]);
rectangle('Position',[265.625 -468.75 15.625 15.625], 'FaceColor',[0 0 0]);
rectangle('Position',[531.25 -703.125 15.625 15.625], 'FaceColor',[1 1 1]);
rectangle('Position',[546.875 -703.125 15.625 15.625], 'FaceColor',[0 0 0]);
rectangle('Position',[531.25 -718.75 15.625 15.625], 'FaceColor',[1 1 1]);
rectangle('Position',[546.875 -718.75 15.625 15.625], 'FaceColor',[0 0 0]);
rectangle('Position',[531.25 -734.375 15.625 15.625], 'FaceColor',[1 1 1]);
rectangle('Position',[546.875 -734.375 15.625 15.625], 'FaceColor',[0 0 0]);
rectangle('Position',[531.25 -750 15.625 15.625], 'FaceColor',[1 1 1]);
rectangle('Position',[546.875 -750 15.625 15.625], 'FaceColor',[0 0 0]);
rectangle('Position',[750 -703.125 15.625 15.625], 'FaceColor',[1 1 1]);
rectangle('Position',[765.625 -703.125 15.625 15.625], 'FaceColor',[1 1 1]);
rectangle('Position',[750 -718.75 15.625 15.625], 'FaceColor',[0 0 0]);
rectangle('Position',[765.625 -718.75 15.625 15.625], 'FaceColor',[0 0 0]);
rectangle('Position',[781.25 -703.125 15.625 15.625], 'FaceColor',[1 1 1]);
rectangle('Position',[796.875 -703.125 15.625 15.625], 'FaceColor',[1 1 1]);
rectangle('Position',[781.25 -718.75 15.625 15.625], 'FaceColor',[0 0 0]);
rectangle('Position',[796.875 -718.75 15.625 15.625], 'FaceColor',[0 0 0]);
rectangle('Position',[812.5 -703.125 15.625 15.625], 'FaceColor',[1 1 1]);
rectangle('Position',[828.125 -703.125 15.625 15.625], 'FaceColor',[1 1 1]);
rectangle('Position',[812.5 -718.75 15.625 15.625], 'FaceColor',[0 0 0]);
rectangle('Position',[828.125 -718.75 15.625 15.625], 'FaceColor',[0 0 0]);
rectangle('Position',[843.75 -703.125 15.625 15.625], 'FaceColor',[1 1 1]);
rectangle('Position',[859.375 -703.125 15.625 15.625], 'FaceColor',[1 1 1]);
rectangle('Position',[843.75 -718.75 15.625 15.625], 'FaceColor',[0 0 0]);
rectangle('Position',[859.375 -718.75 15.625 15.625], 'FaceColor',[0 0 0]);
rectangle('Position',[875 -703.125 15.625 15.625], 'FaceColor',[1 1 1]);
rectangle('Position',[890.625 -703.125 15.625 15.625], 'FaceColor',[1 1 1]);
rectangle('Position',[875 -718.75 15.625 15.625], 'FaceColor',[0 0 0]);
rectangle('Position',[890.625 -718.75 15.625 15.625], 'FaceColor',[0 0 0]);
rectangle('Position',[906.25 -703.125 15.625 15.625], 'FaceColor',[1 1 1]);
rectangle('Position',[921.875 -703.125 15.625 15.625], 'FaceColor',[1 1 1]);
rectangle('Position',[906.25 -718.75 15.625 15.625], 'FaceColor',[0 0 0]);
rectangle('Position',[921.875 -718.75 15.625 15.625], 'FaceColor',[0 0 0]);
rectangle('Position',[937.5 -703.125 15.625 15.625], 'FaceColor',[1 1 1]);
rectangle('Position',[953.125 -703.125 15.625 15.625], 'FaceColor',[1 1 1]);
rectangle('Position',[937.5 -718.75 15.625 15.625], 'FaceColor',[0 0 0]);
rectangle('Position',[953.125 -718.75 15.625 15.625], 'FaceColor',[0 0 0]);
rectangle('Position',[531.25 -765.625 15.625 15.625], 'FaceColor',[1 1 1]);
rectangle('Position',[546.875 -765.625 15.625 15.625], 'FaceColor',[0 0 0]);
rectangle('Position',[531.25 -781.25 15.625 15.625], 'FaceColor',[1 1 1]);
rectangle('Position',[546.875 -781.25 15.625 15.625], 'FaceColor',[0 0 0]);
rectangle('Position',[531.25 -796.875 15.625 15.625], 'FaceColor',[1 1 1]);
rectangle('Position',[546.875 -796.875 15.625 15.625], 'FaceColor',[0 0 0]);
rectangle('Position',[531.25 -812.5 15.625 15.625], 'FaceColor',[1 1 1]);
rectangle('Position',[546.875 -812.5 15.625 15.625], 'FaceColor',[0 0 0]);
rectangle('Position',[531.25 -828.125 15.625 15.625], 'FaceColor',[1 1 1]);
rectangle('Position',[546.875 -828.125 15.625 15.625], 'FaceColor',[0 0 0]);
rectangle('Position',[531.25 -843.75 15.625 15.625], 'FaceColor',[1 1 1]);
rectangle('Position',[546.875 -843.75 15.625 15.625], 'FaceColor',[0 0 0]);
rectangle('Position',[531.25 -859.375 15.625 15.625], 'FaceColor',[1 1 1]);
rectangle('Position',[546.875 -859.375 15.625 15.625], 'FaceColor',[0 0 0]);
rectangle('Position',[531.25 -875 15.625 15.625], 'FaceColor',[1 1 1]);
rectangle('Position',[546.875 -875 15.625 15.625], 'FaceColor',[0 0 0]);
rectangle('Position',[531.25 -890.625 15.625 15.625], 'FaceColor',[1 1 1]);
rectangle('Position',[546.875 -890.625 15.625 15.625], 'FaceColor',[0 0 0]);
rectangle('Position',[531.25 -906.25 15.625 15.625], 'FaceColor',[1 1 1]);
rectangle('Position',[546.875 -906.25 15.625 15.625], 'FaceColor',[0 0 0]);
rectangle('Position',[531.25 -921.875 15.625 15.625], 'FaceColor',[1 1 1]);
rectangle('Position',[546.875 -921.875 15.625 15.625], 'FaceColor',[0 0 0]);
rectangle('Position',[531.25 -937.5 15.625 15.625], 'FaceColor',[1 1 1]);
rectangle('Position',[546.875 -937.5 15.625 15.625], 'FaceColor',[0 0 0]);
rectangle('Position',[531.25 -953.125 15.625 15.625], 'FaceColor',[1 1 1]);
rectangle('Position',[546.875 -953.125 15.625 15.625], 'FaceColor',[0 0 0]);
rectangle('Position',[531.25 -968.75 15.625 15.625], 'FaceColor',[1 1 1]);
rectangle('Position',[546.875 -968.75 15.625 15.625], 'FaceColor',[0 0 0]);
X=[933.333,906.25,906.25,906.25,812.5,812.5,718.75,671.875,640.625,609.375,578.125,546.875,515.625,484.375,453.125,406.25,343.75,281.25,242.188,226.562,203.125,156.25,93.75,156.25,93.75,156.25,93.75,93.75,93.75,66.6667];
Y=[-66.6667,-93.75,-156.25,-218.75,-312.5,-437.5,-468.75,-515.625,-546.875,-546.875,-546.875,-546.875,-546.875,-546.875,-546.875,-531.25,-468.75,-406.25,-445.312,-445.312,-453.125,-468.75,-531.25,-593.75,-656.25,-718.75,-781.25,-843.75,-906.25,-933.333];
hold on;
plot(X,Y,'r');
plot(X,Y,'bo');
legend('4092.2','Location','southoutside');
